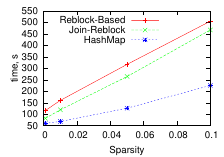

The gnuplot source for this figure:
set terminal postscript enhanced color eps
set output "sparsity.eps"
set xlabel "Sparsity"
set ylabel "time, s" offset 1.8
set xtics 0.02
set key top left
set size 0.45,0.45
plot 'sparsity.data' u 1:4 w lp lc 1 lt 1 t "Reblock-Based", '' u 1:3 w lp lc 2 lt 2 t "Join-Reblock", '' u 1:2 w lp lc 3 lt 3 t "HashMap"
